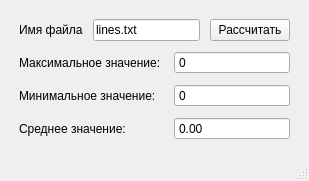
<?xml version="1.0" encoding="UTF-8"?>
<ui version="4.0">
 <class>MainWindow</class>
 <widget class="QMainWindow" name="MainWindow">
  <property name="windowModality">
   <enum>Qt::NonModal</enum>
  </property>
  <property name="geometry">
   <rect>
    <x>0</x>
    <y>0</y>
    <width>309</width>
    <height>165</height>
   </rect>
  </property>
  <property name="windowTitle">
   <string>Файловая статистика</string>
  </property>
  <property name="documentMode">
   <bool>false</bool>
  </property>
  <widget class="QWidget" name="centralwidget">
   <property name="sizePolicy">
    <sizepolicy hsizetype="Preferred" vsizetype="Preferred">
     <horstretch>0</horstretch>
     <verstretch>0</verstretch>
    </sizepolicy>
   </property>
   <layout class="QVBoxLayout" name="verticalLayout_2">
    <item>
     <layout class="QVBoxLayout" name="verticalLayout">
      <property name="spacing">
       <number>10</number>
      </property>
      <property name="leftMargin">
       <number>10</number>
      </property>
      <property name="topMargin">
       <number>10</number>
      </property>
      <property name="rightMargin">
       <number>10</number>
      </property>
      <property name="bottomMargin">
       <number>10</number>
      </property>
      <item>
       <layout class="QHBoxLayout" name="horizontalLayout">
        <item>
         <widget class="QLabel" name="label">
          <property name="text">
           <string>Имя файла</string>
          </property>
         </widget>
        </item>
        <item>
         <widget class="QLineEdit" name="filenameEdit">
          <property name="text">
           <string>lines.txt</string>
          </property>
         </widget>
        </item>
        <item>
         <widget class="QPushButton" name="button">
          <property name="text">
           <string>Рассчитать</string>
          </property>
         </widget>
        </item>
       </layout>
      </item>
      <item>
       <layout class="QFormLayout" name="formLayout">
        <property name="rowWrapPolicy">
         <enum>QFormLayout::DontWrapRows</enum>
        </property>
        <property name="formAlignment">
         <set>Qt::AlignLeading|Qt::AlignLeft|Qt::AlignTop</set>
        </property>
        <item row="0" column="0">
         <widget class="QLabel" name="label_2">
          <property name="text">
           <string>Максимальное значение: </string>
          </property>
         </widget>
        </item>
        <item row="0" column="1">
         <widget class="QSpinBox" name="maxEdit">
          <property name="sizePolicy">
           <sizepolicy hsizetype="Minimum" vsizetype="Fixed">
            <horstretch>0</horstretch>
            <verstretch>0</verstretch>
           </sizepolicy>
          </property>
          <property name="readOnly">
           <bool>true</bool>
          </property>
          <property name="buttonSymbols">
           <enum>QAbstractSpinBox::NoButtons</enum>
          </property>
          <property name="minimum">
           <number>-999999999</number>
          </property>
          <property name="maximum">
           <number>999999999</number>
          </property>
         </widget>
        </item>
        <item row="1" column="0">
         <widget class="QLabel" name="label_3">
          <property name="text">
           <string>Минимальное значение: </string>
          </property>
         </widget>
        </item>
        <item row="1" column="1">
         <widget class="QSpinBox" name="minEdit">
          <property name="readOnly">
           <bool>true</bool>
          </property>
          <property name="buttonSymbols">
           <enum>QAbstractSpinBox::NoButtons</enum>
          </property>
          <property name="minimum">
           <number>-999999999</number>
          </property>
          <property name="maximum">
           <number>999999999</number>
          </property>
         </widget>
        </item>
        <item row="2" column="0">
         <widget class="QLabel" name="label_4">
          <property name="text">
           <string>Среднее значение:</string>
          </property>
         </widget>
        </item>
        <item row="2" column="1">
         <widget class="QDoubleSpinBox" name="avgEdit">
          <property name="readOnly">
           <bool>true</bool>
          </property>
          <property name="buttonSymbols">
           <enum>QAbstractSpinBox::NoButtons</enum>
          </property>
          <property name="minimum">
           <double>-100000000000000000000.000000000000000</double>
          </property>
          <property name="maximum">
           <double>100000000000000000000.000000000000000</double>
          </property>
         </widget>
        </item>
       </layout>
      </item>
     </layout>
    </item>
   </layout>
  </widget>
  <widget class="QStatusBar" name="statusbar">
   <property name="enabled">
    <bool>true</bool>
   </property>
  </widget>
 </widget>
 <resources/>
 <connections/>
</ui>
